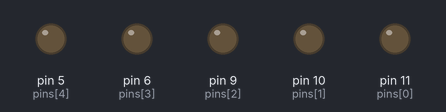
Recording of a sketch running on a simulated Arduino Uno, built with avr-gcc and run on an emulated ATmega328P. Shown: output pins drawn as LEDs (lit = HIGH).

Above: at 0.15 s.
At 5.26 s:
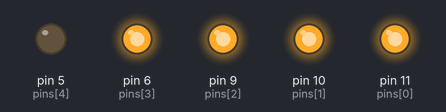
At 10.07 s:
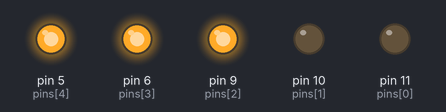
At 19.99 s:
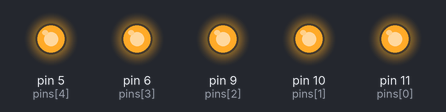
At 29.92 s:
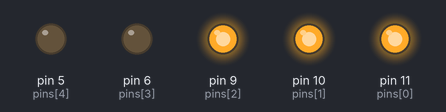
At 39.84 s:
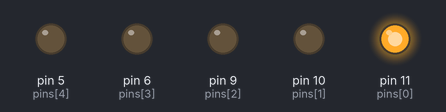
Timing chart, 0 to 40.0 s (numbered marks = the images above):
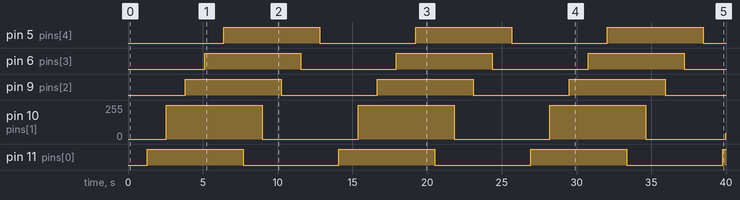

Measured:
- by itself, pin 5 (pins[4]), pin 6 (pins[3]), pin 9 (pins[2]), pin 11 (pins[0]): alternates HIGH for 6.4 s and LOW for 6.4 s
- by itself, pin 10 (pins[1]): 0/255 → 255/255 at 2.6 s, → 0/255 6.4 s later, → 255/255 6.4 s later, → 0/255 6.4 s later, … (7 changes in this stretch)

The sketch:

LED_breathing_bar.ino
```cpp
/*
LED breathing bar project.
5-LED bar, each LED is gradually switched on untill all LEDs are lit.
Then each LED is gradually switched off.
*/

int d = 5;
int pins[5] = {
  11, 10, 9, 6, 5};

void setup()
{
  for (int i = 0; i < 5; i++)
  {
    pinMode(pins[i], OUTPUT);
  }
}
void loop() {
  for (int i = 0; i < 5; i++)
  {
    for ( int a = 0 ; a < 256 ; a++ )
    {
      analogWrite(pins[i], a);
      delay(d);
    }
  }
  for (int i = 0; i < 5; i++)
  {
    for ( int a = 255 ; a >= 0 ; a-- )
    {
      analogWrite(pins[i], a);
      delay(d);
    }
  }
  //delay(200);
}
```
